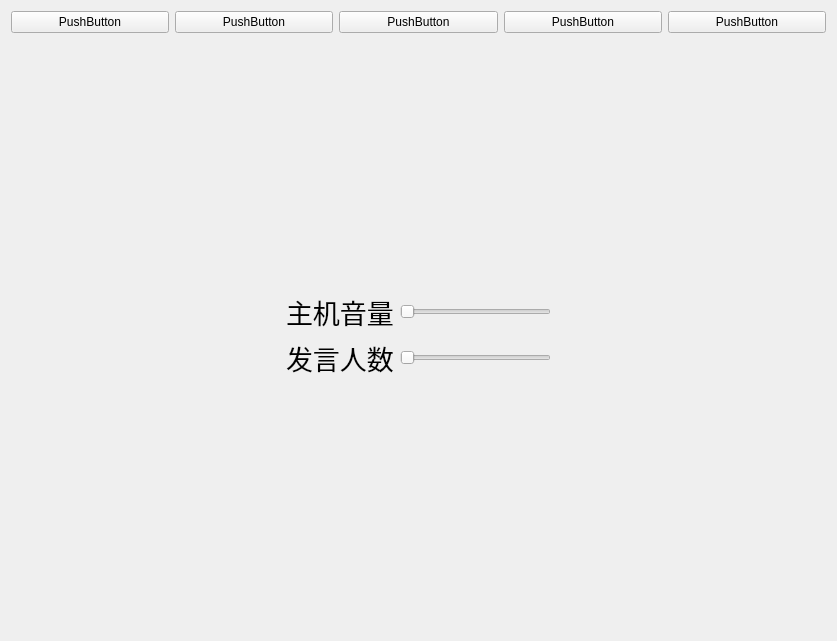
<?xml version="1.0" encoding="UTF-8"?>
<ui version="4.0">
 <class>funcView</class>
 <widget class="QWidget" name="funcView">
  <property name="geometry">
   <rect>
    <x>0</x>
    <y>0</y>
    <width>837</width>
    <height>641</height>
   </rect>
  </property>
  <property name="minimumSize">
   <size>
    <width>0</width>
    <height>0</height>
   </size>
  </property>
  <property name="windowTitle">
   <string>Form</string>
  </property>
  <layout class="QVBoxLayout" name="verticalLayout_2">
   <item>
    <layout class="QVBoxLayout" name="verticalLayout">
     <item>
      <layout class="QHBoxLayout" name="horizontalLayout">
       <item>
        <widget class="QPushButton" name="btnHost">
         <property name="text">
          <string>PushButton</string>
         </property>
        </widget>
       </item>
       <item>
        <widget class="QPushButton" name="btnCell">
         <property name="text">
          <string>PushButton</string>
         </property>
        </widget>
       </item>
       <item>
        <widget class="QPushButton" name="btnTrack">
         <property name="text">
          <string>PushButton</string>
         </property>
        </widget>
       </item>
       <item>
        <widget class="QPushButton" name="btnLanguage">
         <property name="text">
          <string>PushButton</string>
         </property>
        </widget>
       </item>
       <item>
        <widget class="QPushButton" name="btnNetwork">
         <property name="text">
          <string>PushButton</string>
         </property>
        </widget>
       </item>
      </layout>
     </item>
     <item>
      <widget class="QStackedWidget" name="stackedWidget">
       <property name="currentIndex">
        <number>0</number>
       </property>
       <widget class="QWidget" name="page_3">
        <layout class="QGridLayout" name="gridLayout_8">
         <item row="0" column="1">
          <spacer name="verticalSpacer">
           <property name="orientation">
            <enum>Qt::Vertical</enum>
           </property>
           <property name="sizeHint" stdset="0">
            <size>
             <width>20</width>
             <height>239</height>
            </size>
           </property>
          </spacer>
         </item>
         <item row="1" column="0">
          <spacer name="horizontalSpacer">
           <property name="orientation">
            <enum>Qt::Horizontal</enum>
           </property>
           <property name="sizeHint" stdset="0">
            <size>
             <width>259</width>
             <height>20</height>
            </size>
           </property>
          </spacer>
         </item>
         <item row="1" column="1">
          <layout class="QGridLayout" name="gridLayout">
           <item row="0" column="0">
            <widget class="QLabel" name="label">
             <property name="font">
              <font>
               <pointsize>20</pointsize>
              </font>
             </property>
             <property name="text">
              <string>主机音量</string>
             </property>
            </widget>
           </item>
           <item row="0" column="1">
            <widget class="QSlider" name="sliderHost">
             <property name="orientation">
              <enum>Qt::Horizontal</enum>
             </property>
            </widget>
           </item>
           <item row="1" column="0">
            <widget class="QLabel" name="label_2">
             <property name="font">
              <font>
               <pointsize>20</pointsize>
              </font>
             </property>
             <property name="text">
              <string>发言人数</string>
             </property>
            </widget>
           </item>
           <item row="1" column="1">
            <widget class="QSlider" name="sliderNum">
             <property name="orientation">
              <enum>Qt::Horizontal</enum>
             </property>
            </widget>
           </item>
          </layout>
         </item>
         <item row="1" column="2">
          <spacer name="horizontalSpacer_2">
           <property name="orientation">
            <enum>Qt::Horizontal</enum>
           </property>
           <property name="sizeHint" stdset="0">
            <size>
             <width>259</width>
             <height>20</height>
            </size>
           </property>
          </spacer>
         </item>
         <item row="2" column="1">
          <spacer name="verticalSpacer_2">
           <property name="orientation">
            <enum>Qt::Vertical</enum>
           </property>
           <property name="sizeHint" stdset="0">
            <size>
             <width>20</width>
             <height>239</height>
            </size>
           </property>
          </spacer>
         </item>
        </layout>
       </widget>
       <widget class="QWidget" name="page_4">
        <layout class="QGridLayout" name="gridLayout_2">
         <item row="0" column="1">
          <spacer name="verticalSpacer_6">
           <property name="orientation">
            <enum>Qt::Vertical</enum>
           </property>
           <property name="sizeHint" stdset="0">
            <size>
             <width>20</width>
             <height>236</height>
            </size>
           </property>
          </spacer>
         </item>
         <item row="1" column="0">
          <spacer name="horizontalSpacer_7">
           <property name="orientation">
            <enum>Qt::Horizontal</enum>
           </property>
           <property name="sizeHint" stdset="0">
            <size>
             <width>323</width>
             <height>20</height>
            </size>
           </property>
          </spacer>
         </item>
         <item row="1" column="1">
          <layout class="QGridLayout" name="gridLayout_6">
           <item row="0" column="0">
            <widget class="QLabel" name="label_3">
             <property name="text">
              <string>单元地址</string>
             </property>
            </widget>
           </item>
           <item row="0" column="1">
            <widget class="QPushButton" name="pushButton">
             <property name="text">
              <string>编辑</string>
             </property>
            </widget>
           </item>
           <item row="1" column="0">
            <widget class="QLabel" name="label_4">
             <property name="text">
              <string>话筒音量</string>
             </property>
            </widget>
           </item>
           <item row="1" column="1">
            <widget class="QPushButton" name="pushButton_2">
             <property name="text">
              <string>编辑</string>
             </property>
            </widget>
           </item>
           <item row="2" column="0">
            <widget class="QLabel" name="label_5">
             <property name="text">
              <string>耳机音量</string>
             </property>
            </widget>
           </item>
           <item row="2" column="1">
            <widget class="QPushButton" name="pushButton_3">
             <property name="text">
              <string>编辑</string>
             </property>
            </widget>
           </item>
          </layout>
         </item>
         <item row="1" column="2">
          <spacer name="horizontalSpacer_8">
           <property name="orientation">
            <enum>Qt::Horizontal</enum>
           </property>
           <property name="sizeHint" stdset="0">
            <size>
             <width>322</width>
             <height>20</height>
            </size>
           </property>
          </spacer>
         </item>
         <item row="2" column="1">
          <spacer name="verticalSpacer_7">
           <property name="orientation">
            <enum>Qt::Vertical</enum>
           </property>
           <property name="sizeHint" stdset="0">
            <size>
             <width>20</width>
             <height>235</height>
            </size>
           </property>
          </spacer>
         </item>
        </layout>
       </widget>
       <widget class="QWidget" name="page">
        <layout class="QVBoxLayout" name="verticalLayout_5">
         <item>
          <layout class="QHBoxLayout" name="horizontalLayout_2">
           <item>
            <layout class="QGridLayout" name="gridLayout_3">
             <item row="2" column="0">
              <widget class="QLabel" name="label_8">
               <property name="text">
                <string>云台地址</string>
               </property>
              </widget>
             </item>
             <item row="0" column="1">
              <widget class="QComboBox" name="comboBox">
               <item>
                <property name="text">
                 <string>VISCA</string>
                </property>
               </item>
               <item>
                <property name="text">
                 <string>PELCO-D</string>
                </property>
               </item>
               <item>
                <property name="text">
                 <string>PELCO-P</string>
                </property>
               </item>
              </widget>
             </item>
             <item row="2" column="1">
              <widget class="QComboBox" name="comboBox_3">
               <item>
                <property name="text">
                 <string>1</string>
                </property>
               </item>
              </widget>
             </item>
             <item row="0" column="0">
              <widget class="QLabel" name="label_6">
               <property name="text">
                <string>单元地址</string>
               </property>
              </widget>
             </item>
             <item row="3" column="0">
              <widget class="QLabel" name="label_9">
               <property name="text">
                <string>单元地址</string>
               </property>
              </widget>
             </item>
             <item row="1" column="1">
              <widget class="QComboBox" name="comboBox_2">
               <item>
                <property name="text">
                 <string>2400</string>
                </property>
               </item>
               <item>
                <property name="text">
                 <string>9600</string>
                </property>
               </item>
               <item>
                <property name="text">
                 <string>38400</string>
                </property>
               </item>
               <item>
                <property name="text">
                 <string>115200</string>
                </property>
               </item>
              </widget>
             </item>
             <item row="3" column="1">
              <widget class="QComboBox" name="comboBox_4">
               <item>
                <property name="text">
                 <string>1</string>
                </property>
               </item>
              </widget>
             </item>
             <item row="1" column="0">
              <widget class="QLabel" name="label_7">
               <property name="text">
                <string>话筒音量</string>
               </property>
              </widget>
             </item>
            </layout>
           </item>
           <item>
            <layout class="QVBoxLayout" name="verticalLayout_3">
             <item>
              <layout class="QGridLayout" name="gridLayout_4">
               <item row="0" column="0">
                <spacer name="horizontalSpacer_4">
                 <property name="orientation">
                  <enum>Qt::Horizontal</enum>
                 </property>
                 <property name="sizeHint" stdset="0">
                  <size>
                   <width>68</width>
                   <height>20</height>
                  </size>
                 </property>
                </spacer>
               </item>
               <item row="0" column="1">
                <widget class="QPushButton" name="pushButton_4">
                 <property name="text">
                  <string/>
                 </property>
                </widget>
               </item>
               <item row="0" column="2">
                <spacer name="horizontalSpacer_5">
                 <property name="orientation">
                  <enum>Qt::Horizontal</enum>
                 </property>
                 <property name="sizeHint" stdset="0">
                  <size>
                   <width>68</width>
                   <height>20</height>
                  </size>
                 </property>
                </spacer>
               </item>
               <item row="1" column="0">
                <widget class="QPushButton" name="pushButton_5">
                 <property name="text">
                  <string/>
                 </property>
                </widget>
               </item>
               <item row="1" column="1">
                <spacer name="horizontalSpacer_3">
                 <property name="orientation">
                  <enum>Qt::Horizontal</enum>
                 </property>
                 <property name="sizeHint" stdset="0">
                  <size>
                   <width>68</width>
                   <height>20</height>
                  </size>
                 </property>
                </spacer>
               </item>
               <item row="1" column="2">
                <widget class="QPushButton" name="pushButton_6">
                 <property name="text">
                  <string/>
                 </property>
                </widget>
               </item>
               <item row="2" column="0">
                <spacer name="horizontalSpacer_9">
                 <property name="orientation">
                  <enum>Qt::Horizontal</enum>
                 </property>
                 <property name="sizeHint" stdset="0">
                  <size>
                   <width>68</width>
                   <height>20</height>
                  </size>
                 </property>
                </spacer>
               </item>
               <item row="2" column="1">
                <widget class="QPushButton" name="pushButton_7">
                 <property name="text">
                  <string/>
                 </property>
                </widget>
               </item>
               <item row="2" column="2">
                <spacer name="horizontalSpacer_10">
                 <property name="orientation">
                  <enum>Qt::Horizontal</enum>
                 </property>
                 <property name="sizeHint" stdset="0">
                  <size>
                   <width>68</width>
                   <height>20</height>
                  </size>
                 </property>
                </spacer>
               </item>
              </layout>
             </item>
             <item>
              <layout class="QHBoxLayout" name="horizontalLayout_3">
               <item>
                <widget class="QPushButton" name="pushButton_8">
                 <property name="text">
                  <string>放大</string>
                 </property>
                </widget>
               </item>
               <item>
                <widget class="QPushButton" name="pushButton_9">
                 <property name="text">
                  <string>缩小</string>
                 </property>
                </widget>
               </item>
              </layout>
             </item>
            </layout>
           </item>
          </layout>
         </item>
         <item>
          <layout class="QHBoxLayout" name="horizontalLayout_6">
           <item>
            <spacer name="horizontalSpacer_11">
             <property name="orientation">
              <enum>Qt::Horizontal</enum>
             </property>
             <property name="sizeHint" stdset="0">
              <size>
               <width>438</width>
               <height>20</height>
              </size>
             </property>
            </spacer>
           </item>
           <item>
            <widget class="QPushButton" name="pushButton_10">
             <property name="text">
              <string>保存</string>
             </property>
            </widget>
           </item>
          </layout>
         </item>
        </layout>
       </widget>
       <widget class="QWidget" name="page_2">
        <layout class="QGridLayout" name="gridLayout_7">
         <item row="0" column="1">
          <spacer name="verticalSpacer_3">
           <property name="orientation">
            <enum>Qt::Vertical</enum>
           </property>
           <property name="sizeHint" stdset="0">
            <size>
             <width>20</width>
             <height>263</height>
            </size>
           </property>
          </spacer>
         </item>
         <item row="1" column="0">
          <spacer name="horizontalSpacer_12">
           <property name="orientation">
            <enum>Qt::Horizontal</enum>
           </property>
           <property name="sizeHint" stdset="0">
            <size>
             <width>287</width>
             <height>20</height>
            </size>
           </property>
          </spacer>
         </item>
         <item row="1" column="1">
          <layout class="QHBoxLayout" name="horizontalLayout_4">
           <item>
            <widget class="QLabel" name="label_10">
             <property name="font">
              <font>
               <pointsize>16</pointsize>
              </font>
             </property>
             <property name="text">
              <string>语言</string>
             </property>
            </widget>
           </item>
           <item>
            <widget class="QComboBox" name="comLanguage"/>
           </item>
           <item>
            <widget class="QPushButton" name="pushButton_12">
             <property name="text">
              <string>设置</string>
             </property>
            </widget>
           </item>
          </layout>
         </item>
         <item row="1" column="2">
          <spacer name="horizontalSpacer_13">
           <property name="orientation">
            <enum>Qt::Horizontal</enum>
           </property>
           <property name="sizeHint" stdset="0">
            <size>
             <width>286</width>
             <height>20</height>
            </size>
           </property>
          </spacer>
         </item>
         <item row="2" column="1">
          <spacer name="verticalSpacer_4">
           <property name="orientation">
            <enum>Qt::Vertical</enum>
           </property>
           <property name="sizeHint" stdset="0">
            <size>
             <width>20</width>
             <height>263</height>
            </size>
           </property>
          </spacer>
         </item>
        </layout>
       </widget>
       <widget class="QWidget" name="page_5">
        <layout class="QGridLayout" name="gridLayout_9">
         <item row="0" column="1">
          <spacer name="verticalSpacer_5">
           <property name="orientation">
            <enum>Qt::Vertical</enum>
           </property>
           <property name="sizeHint" stdset="0">
            <size>
             <width>20</width>
             <height>219</height>
            </size>
           </property>
          </spacer>
         </item>
         <item row="1" column="0">
          <spacer name="horizontalSpacer_14">
           <property name="orientation">
            <enum>Qt::Horizontal</enum>
           </property>
           <property name="sizeHint" stdset="0">
            <size>
             <width>259</width>
             <height>20</height>
            </size>
           </property>
          </spacer>
         </item>
         <item row="1" column="1">
          <layout class="QVBoxLayout" name="verticalLayout_4">
           <item>
            <layout class="QGridLayout" name="gridLayout_5">
             <item row="0" column="0">
              <widget class="QLabel" name="label_11">
               <property name="text">
                <string>IP地址</string>
               </property>
              </widget>
             </item>
             <item row="0" column="1">
              <widget class="QLineEdit" name="lineEdit"/>
             </item>
             <item row="1" column="0">
              <widget class="QLabel" name="label_12">
               <property name="text">
                <string>子网掩码</string>
               </property>
              </widget>
             </item>
             <item row="1" column="1">
              <widget class="QLineEdit" name="lineEdit_2"/>
             </item>
             <item row="2" column="0">
              <widget class="QLabel" name="label_13">
               <property name="text">
                <string>IP网关</string>
               </property>
              </widget>
             </item>
             <item row="2" column="1">
              <widget class="QLineEdit" name="lineEdit_3"/>
             </item>
            </layout>
           </item>
           <item>
            <layout class="QHBoxLayout" name="horizontalLayout_5">
             <item>
              <spacer name="horizontalSpacer_6">
               <property name="orientation">
                <enum>Qt::Horizontal</enum>
               </property>
               <property name="sizeHint" stdset="0">
                <size>
                 <width>138</width>
                 <height>20</height>
                </size>
               </property>
              </spacer>
             </item>
             <item>
              <widget class="QPushButton" name="pushButton_11">
               <property name="text">
                <string>保存</string>
               </property>
              </widget>
             </item>
            </layout>
           </item>
          </layout>
         </item>
         <item row="1" column="2">
          <spacer name="horizontalSpacer_15">
           <property name="orientation">
            <enum>Qt::Horizontal</enum>
           </property>
           <property name="sizeHint" stdset="0">
            <size>
             <width>259</width>
             <height>20</height>
            </size>
           </property>
          </spacer>
         </item>
         <item row="2" column="1">
          <spacer name="verticalSpacer_8">
           <property name="orientation">
            <enum>Qt::Vertical</enum>
           </property>
           <property name="sizeHint" stdset="0">
            <size>
             <width>20</width>
             <height>219</height>
            </size>
           </property>
          </spacer>
         </item>
        </layout>
       </widget>
      </widget>
     </item>
    </layout>
   </item>
  </layout>
 </widget>
 <resources/>
 <connections/>
</ui>
